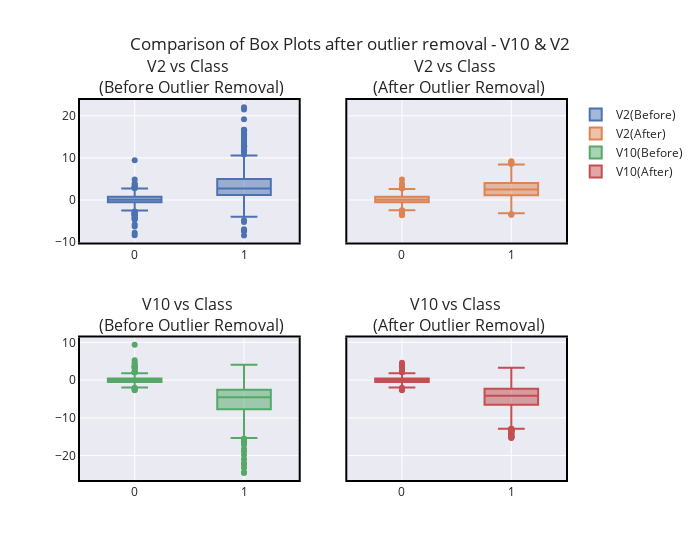

The code cell stored with this chart in its notebook:
### Markdown cell above
Below we can see the boxplots representing the before and after state of the outliers for features *V10* and *V2*. It is clearly evident that the number of outliers have reduced after going through outlier removal.

### Code cell
rows=2
cols=2
features=['V2','V10']
fig = make_subplots(rows=rows,cols=cols,
                    shared_yaxes=True,subplot_titles=[features[0]+' vs Class <br> (Before Outlier Removal)',
                                                        features[0]+' vs Class <br> (After Outlier Removal)',
                                                        features[1]+' vs Class <br> (Before Outlier Removal)',
                                                        features[1]+' vs Class <br> (After Outlier Removal)'])
for r in range(1,rows+1):
    fig.add_trace(go.Box(name=features[r-1]+'(Before)',x=df_rs['Class'],y=df_rs[features[r-1]]),r,1)
    fig.add_trace(go.Box(name=features[r-1]+'(After)',x=df_rs_out['Class'],y=df_rs_out[features[r-1]]),r,2)
    fig.update_xaxes(mirror=True,linewidth=2,linecolor='black',row=r,col=1)
    fig.update_yaxes(mirror=True,linewidth=2,linecolor='black',row=r,col=1)
    fig.update_xaxes(mirror=True,linewidth=2,linecolor='black',row=r,col=2)
    fig.update_yaxes(mirror=True,linewidth=2,linecolor='black',row=r,col=2)
fig.update_layout(width=700,template='seaborn',title='Comparison of Box Plots after outlier removal - V10 & V2')
fig.show()

### Figure 1 — Plotly figure (JSON) as saved in the notebook; plotly's stock layout.template omitted (floating-point values rounded to 4 significant figures; data arrays with more than 128 entries replaced by an {"elided": "..."} marker saying what was removed)
{"data": [{"name": "V2(Before)", "type": "box", "x": {"elided": "984 int values"}, "xaxis": "x", "y": {"elided": "984 float values"}, "yaxis": "y"}, {"name": "V2(After)", "type": "box", "x": {"elided": "913 int values"}, "xaxis": "x2", "y": {"elided": "913 float values"}, "yaxis": "y2"}, {"name": "V10(Before)", "type": "box", "x": {"elided": "984 int values"}, "xaxis": "x3", "y": {"elided": "984 float values"}, "yaxis": "y3"}, {"name": "V10(After)", "type": "box", "x": {"elided": "913 int values"}, "xaxis": "x4", "y": {"elided": "913 float values"}, "yaxis": "y4"}], "layout": {"annotations": [{"font": {"size": 16}, "showarrow": false, "text": "V2 vs Class <br> (Before Outlier Removal)", "x": 0.225, "xanchor": "center", "xref": "paper", "y": 1, "yanchor": "bottom", "yref": "paper"}, {"font": {"size": 16}, "showarrow": false, "text": "V2 vs Class <br> (After Outlier Removal)", "x": 0.775, "xanchor": "center", "xref": "paper", "y": 1, "yanchor": "bottom", "yref": "paper"}, {"font": {"size": 16}, "showarrow": false, "text": "V10 vs Class <br> (Before Outlier Removal)", "x": 0.225, "xanchor": "center", "xref": "paper", "y": 0.375, "yanchor": "bottom", "yref": "paper"}, {"font": {"size": 16}, "showarrow": false, "text": "V10 vs Class <br> (After Outlier Removal)", "x": 0.775, "xanchor": "center", "xref": "paper", "y": 0.375, "yanchor": "bottom", "yref": "paper"}], "title": {"text": "Comparison of Box Plots after outlier removal - V10 & V2"}, "width": 700, "xaxis": {"anchor": "y", "domain": [0, 0.45], "linecolor": "black", "linewidth": 2, "mirror": true}, "xaxis2": {"anchor": "y2", "domain": [0.55, 1], "linecolor": "black", "linewidth": 2, "mirror": true}, "xaxis3": {"anchor": "y3", "domain": [0, 0.45], "linecolor": "black", "linewidth": 2, "mirror": true}, "xaxis4": {"anchor": "y4", "domain": [0.55, 1], "linecolor": "black", "linewidth": 2, "mirror": true}, "yaxis": {"anchor": "x", "domain": [0.625, 1], "linecolor": "black", "linewidth": 2, "mirror": true}, "yaxis2": {"anchor": "x2", "domain": [0.625, 1], "linecolor": "black", "linewidth": 2, "matches": "y", "mirror": true, "showticklabels": false}, "yaxis3": {"anchor": "x3", "domain": [0, 0.375], "linecolor": "black", "linewidth": 2, "mirror": true}, "yaxis4": {"anchor": "x4", "domain": [0, 0.375], "linecolor": "black", "linewidth": 2, "matches": "y3", "mirror": true, "showticklabels": false}}}
